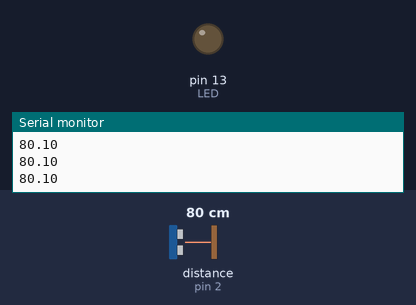
This sketch was run on a simulated Arduino Uno, built with avr-gcc and run on an emulated ATmega328P. On the bench: output pins drawn as LEDs (lit = HIGH), the last lines printed to the serial monitor. Wiring (inferred from the names in the program): ultrasonic range finder: trigger pin 3; echo pin 2. Dashed ring = blinking. Inputs (shaded band) come from the test bench; at power-on: distance to the obstacle (sensor on pin 2) 80 cm. The echo pulse lasts 58.3 µs per cm; pins used as bus, display or sensor lines are not drawn.

Above: at 1.2 s.
1.3 s: distance to the obstacle (sensor on pin 2) set to 23 cm
2.8 s: distance to the obstacle (sensor on pin 2) set to 19 cm
At 5.6 s:
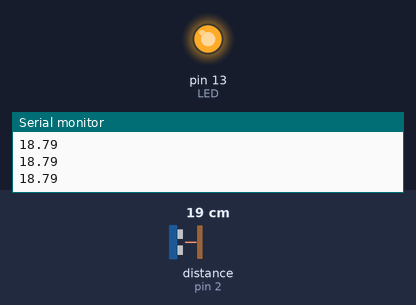
5.8 s: distance to the obstacle (sensor on pin 2) set to 35 cm
At 6.7 s:
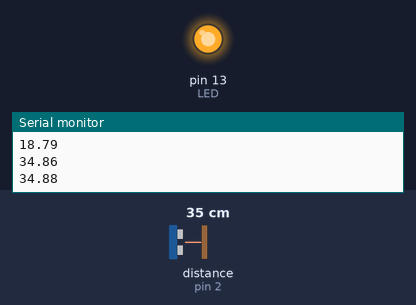
7.3 s: distance to the obstacle (sensor on pin 2) set to 2 cm
At 9.3 s:
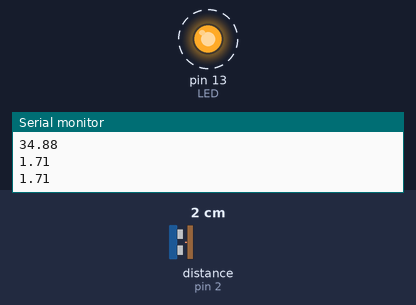
Timing chart, 0 to 11.3 s (numbered marks = the images above; inputs shaded):
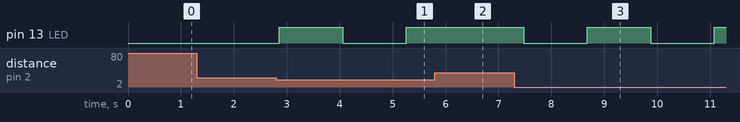

The sketch:

ranging2.ino
```cpp
/*
 * Define the pins you want to use as trigger and echo.
 */

const int ECHOPIN = 2;        // Pin to receive echo pulse
const int TRIGPIN  =3;        // Pin to send trigger pulse
const int LED = 13;

int ledState = LOW;

/*
 * setup function
 * Initialize the serial line (D0 & D1) at 115200.
 * Then set the pin defined to receive echo in INPUT
 * and the pin to trigger to OUTPUT.
 */

void setup()
{
  Serial.begin(115200);
  pinMode(ECHOPIN, INPUT);
  pinMode(TRIGPIN, OUTPUT);
  pinMode(LED, OUTPUT);

  digitalWrite(LED, ledState);
}

/*
 * loop function.
 *
 */
void loop()
{
  // Start Ranging
  digitalWrite(TRIGPIN, LOW);
  delayMicroseconds(2);
  digitalWrite(TRIGPIN, HIGH);
  delayMicroseconds(10);
  digitalWrite(TRIGPIN, LOW);
  // Compute distance
  float distance = pulseIn(ECHOPIN, HIGH);
  distance= distance/58;
  Serial.println(distance);
  if (distance < 20) {
    ledState = !ledState;
    digitalWrite(LED, ledState);
    delay(1000);
  }
  delay(200);
}
```

Measured:
- the behaviour switches between 21 and 20 cm on distance to the obstacle (sensor on pin 2) (found by bisection; images 0 and 1)
- after the input at 2.8 s, pin 13 (LED): LOW → HIGH after 0.06 s, → LOW 1.2 s later, → HIGH 1.2 s later
- after the input at 5.8 s, pin 13 (LED): stays HIGH (without the input it goes to LOW after 0.66 s)
- after the input at 7.3 s, pin 13 (LED): alternates HIGH for 1.2 s and LOW for 1.2 s, starting after 0.18 s
